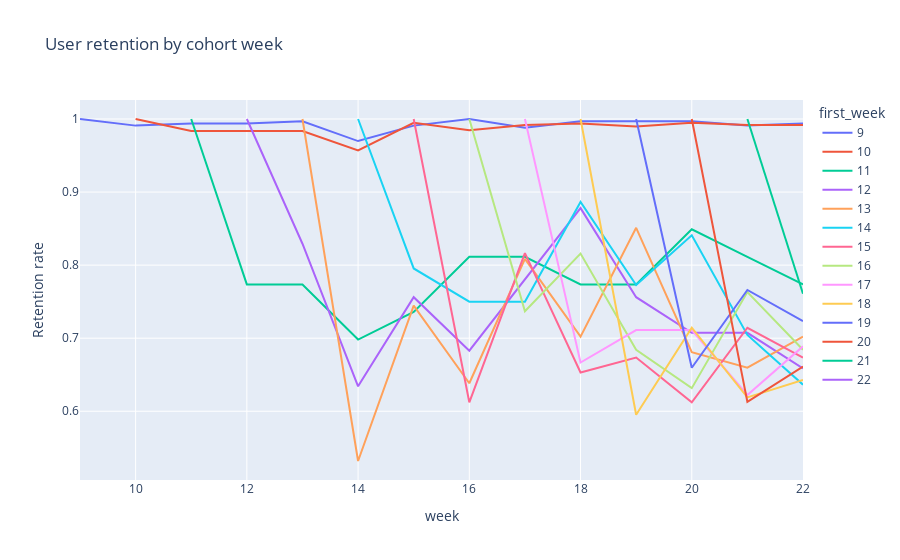

Notebook source saved alongside this figure:
### Markdown cell above
The distribution above shows how active users are during the whole time period. Score of 1.0 means that the models were used every day, which is not the case for any user. Most users exploited the features for about 1.5 month from March to May 2025. But how long are users engaged during this period?

### Code cell
df['first_week'] = df.groupby('uuid')['week'].transform('min')
cohort = df.groupby(['first_week', 'week'])['uuid'].nunique().reset_index()

cohort_size = cohort.groupby('first_week')['uuid'].transform('first')
cohort['retention'] = cohort['uuid'] / cohort_size

fig_cohort = px.line(cohort, x='week', y='retention', color='first_week',
              title='User retention by cohort week',
              labels={'retention':'Retention rate'})
fig_cohort.show()

### Figure 1 — Plotly figure (JSON) as saved in the notebook; plotly's stock layout.template omitted (floating-point values rounded to 4 significant figures)
{"data": [{"hovertemplate": "first_week=9<br>week=%{x}<br>Retention rate=%{y}<extra></extra>", "legendgroup": "9", "line": {"color": "#636efa", "dash": "solid"}, "marker": {"symbol": "circle"}, "mode": "lines", "name": "9", "orientation": "v", "showlegend": true, "x": [9, 10, 11, 12, 13, 14, 15, 16, 17, 18, 19, 20, 21, 22], "xaxis": "x", "y": [1.0, 0.9909, 0.994, 0.994, 0.997, 0.9698, 0.9909, 1.0, 0.9879, 0.997, 0.997, 0.997, 0.9909, 0.994], "yaxis": "y", "type": "scatter"}, {"hovertemplate": "first_week=10<br>week=%{x}<br>Retention rate=%{y}<extra></extra>", "legendgroup": "10", "line": {"color": "#EF553B", "dash": "solid"}, "marker": {"symbol": "circle"}, "mode": "lines", "name": "10", "orientation": "v", "showlegend": true, "x": [10, 11, 12, 13, 14, 15, 16, 17, 18, 19, 20, 21, 22], "xaxis": "x", "y": [1.0, 0.9836, 0.9836, 0.9836, 0.9569, 0.9949, 0.9846, 0.9918, 0.9938, 0.9897, 0.9949, 0.9918, 0.9918], "yaxis": "y", "type": "scatter"}, {"hovertemplate": "first_week=11<br>week=%{x}<br>Retention rate=%{y}<extra></extra>", "legendgroup": "11", "line": {"color": "#00cc96", "dash": "solid"}, "marker": {"symbol": "circle"}, "mode": "lines", "name": "11", "orientation": "v", "showlegend": true, "x": [11, 12, 13, 14, 15, 16, 17, 18, 19, 20, 21, 22], "xaxis": "x", "y": [1.0, 0.7736, 0.7736, 0.6981, 0.7358, 0.8113, 0.8113, 0.7736, 0.7736, 0.8491, 0.8113, 0.7736], "yaxis": "y", "type": "scatter"}, {"hovertemplate": "first_week=12<br>week=%{x}<br>Retention rate=%{y}<extra></extra>", "legendgroup": "12", "line": {"color": "#ab63fa", "dash": "solid"}, "marker": {"symbol": "circle"}, "mode": "lines", "name": "12", "orientation": "v", "showlegend": true, "x": [12, 13, 14, 15, 16, 17, 18, 19, 20, 21, 22], "xaxis": "x", "y": [1.0, 0.8293, 0.6341, 0.7561, 0.6829, 0.7805, 0.878, 0.7561, 0.7073, 0.7073, 0.6585], "yaxis": "y", "type": "scatter"}, {"hovertemplate": "first_week=13<br>week=%{x}<br>Retention rate=%{y}<extra></extra>", "legendgroup": "13", "line": {"color": "#FFA15A", "dash": "solid"}, "marker": {"symbol": "circle"}, "mode": "lines", "name": "13", "orientation": "v", "showlegend": true, "x": [13, 14, 15, 16, 17, 18, 19, 20, 21, 22], "xaxis": "x", "y": [1.0, 0.5319, 0.7447, 0.6383, 0.8085, 0.7021, 0.8511, 0.6809, 0.6596, 0.7021], "yaxis": "y", "type": "scatter"}, {"hovertemplate": "first_week=14<br>week=%{x}<br>Retention rate=%{y}<extra></extra>", "legendgroup": "14", "line": {"color": "#19d3f3", "dash": "solid"}, "marker": {"symbol": "circle"}, "mode": "lines", "name": "14", "orientation": "v", "showlegend": true, "x": [14, 15, 16, 17, 18, 19, 20, 21, 22], "xaxis": "x", "y": [1.0, 0.7955, 0.75, 0.75, 0.8864, 0.7727, 0.8409, 0.7045, 0.6364], "yaxis": "y", "type": "scatter"}, {"hovertemplate": "first_week=15<br>week=%{x}<br>Retention rate=%{y}<extra></extra>", "legendgroup": "15", "line": {"color": "#FF6692", "dash": "solid"}, "marker": {"symbol": "circle"}, "mode": "lines", "name": "15", "orientation": "v", "showlegend": true, "x": [15, 16, 17, 18, 19, 20, 21, 22], "xaxis": "x", "y": [1.0, 0.6122, 0.8163, 0.6531, 0.6735, 0.6122, 0.7143, 0.6735], "yaxis": "y", "type": "scatter"}, {"hovertemplate": "first_week=16<br>week=%{x}<br>Retention rate=%{y}<extra></extra>", "legendgroup": "16", "line": {"color": "#B6E880", "dash": "solid"}, "marker": {"symbol": "circle"}, "mode": "lines", "name": "16", "orientation": "v", "showlegend": true, "x": [16, 17, 18, 19, 20, 21, 22], "xaxis": "x", "y": [1.0, 0.7368, 0.8158, 0.6842, 0.6316, 0.7632, 0.6842], "yaxis": "y", "type": "scatter"}, {"hovertemplate": "first_week=17<br>week=%{x}<br>Retention rate=%{y}<extra></extra>", "legendgroup": "17", "line": {"color": "#FF97FF", "dash": "solid"}, "marker": {"symbol": "circle"}, "mode": "lines", "name": "17", "orientation": "v", "showlegend": true, "x": [17, 18, 19, 20, 21, 22], "xaxis": "x", "y": [1.0, 0.6667, 0.7111, 0.7111, 0.6222, 0.6889], "yaxis": "y", "type": "scatter"}, {"hovertemplate": "first_week=18<br>week=%{x}<br>Retention rate=%{y}<extra></extra>", "legendgroup": "18", "line": {"color": "#FECB52", "dash": "solid"}, "marker": {"symbol": "circle"}, "mode": "lines", "name": "18", "orientation": "v", "showlegend": true, "x": [18, 19, 20, 21, 22], "xaxis": "x", "y": [1.0, 0.5952, 0.7143, 0.619, 0.6429], "yaxis": "y", "type": "scatter"}, {"hovertemplate": "first_week=19<br>week=%{x}<br>Retention rate=%{y}<extra></extra>", "legendgroup": "19", "line": {"color": "#636efa", "dash": "solid"}, "marker": {"symbol": "circle"}, "mode": "lines", "name": "19", "orientation": "v", "showlegend": true, "x": [19, 20, 21, 22], "xaxis": "x", "y": [1.0, 0.6596, 0.766, 0.7234], "yaxis": "y", "type": "scatter"}, {"hovertemplate": "first_week=20<br>week=%{x}<br>Retention rate=%{y}<extra></extra>", "legendgroup": "20", "line": {"color": "#EF553B", "dash": "solid"}, "marker": {"symbol": "circle"}, "mode": "lines", "name": "20", "orientation": "v", "showlegend": true, "x": [20, 21, 22], "xaxis": "x", "y": [1.0, 0.6129, 0.6613], "yaxis": "y", "type": "scatter"}, {"hovertemplate": "first_week=21<br>week=%{x}<br>Retention rate=%{y}<extra></extra>", "legendgroup": "21", "line": {"color": "#00cc96", "dash": "solid"}, "marker": {"symbol": "circle"}, "mode": "lines", "name": "21", "orientation": "v", "showlegend": true, "x": [21, 22], "xaxis": "x", "y": [1.0, 0.7609], "yaxis": "y", "type": "scatter"}, {"hovertemplate": "first_week=22<br>week=%{x}<br>Retention rate=%{y}<extra></extra>", "legendgroup": "22", "line": {"color": "#ab63fa", "dash": "solid"}, "marker": {"symbol": "circle"}, "mode": "lines", "name": "22", "orientation": "v", "showlegend": true, "x": [22], "xaxis": "x", "y": [1.0], "yaxis": "y", "type": "scatter"}], "layout": {"xaxis": {"anchor": "y", "domain": [0.0, 1.0], "title": {"text": "week"}}, "yaxis": {"anchor": "x", "domain": [0.0, 1.0], "title": {"text": "Retention rate"}}, "legend": {"title": {"text": "first_week"}, "tracegroupgap": 0}, "title": {"text": "User retention by cohort week"}}}
